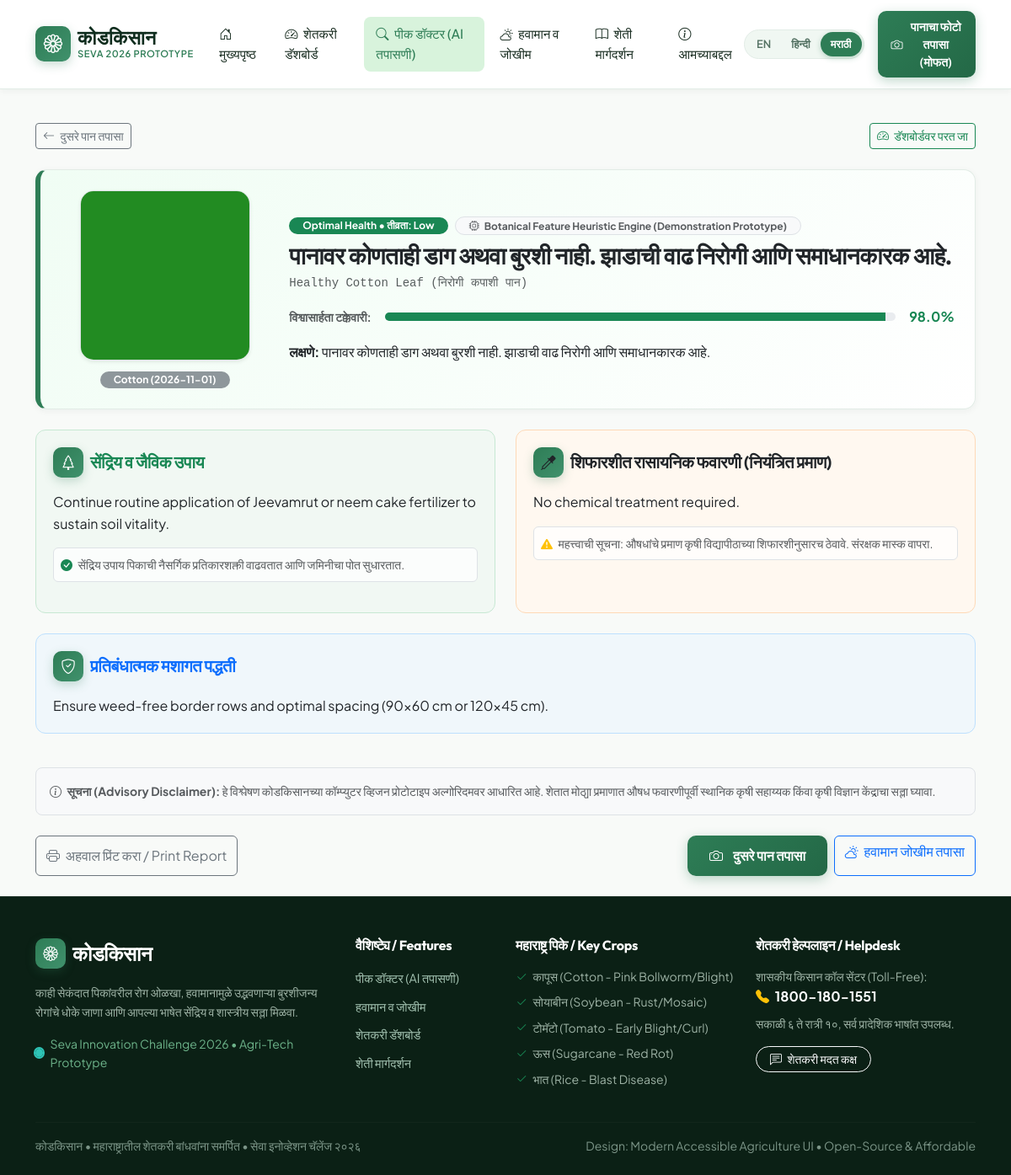
Screenshot of /disease/result/4 with the database file from the repository.
### tables this page shows
CREATE TABLE scans (
        id INTEGER PRIMARY KEY AUTOINCREMENT,
        filename TEXT NOT NULL,
        crop_name TEXT NOT NULL,
        predicted_disease TEXT NOT NULL,
        confidence REAL NOT NULL,
        status TEXT NOT NULL,
        severity TEXT DEFAULT 'Medium',
        summary_en TEXT,
        summary_hi TEXT,
        summary_mr TEXT,
        organic_remedy TEXT,
        chemical_remedy TEXT,
        prevention_tip TEXT,
        model_mode TEXT DEFAULT 'Trained MobileNetV2 Prototype',
        created_at TIMESTAMP DEFAULT CURRENT_TIMESTAMP
    , disease_mr TEXT, disease_hi TEXT);

### app/routes/disease.py (the view)
@disease_bp.route("/result/<int:scan_id>")
def view_result(scan_id):
    conn = get_db_connection()
    scan = conn.execute("SELECT * FROM scans WHERE id = ?", (scan_id,)).fetchone()
    conn.close()
    if not scan:
        flash("तपासणी अहवाल सापडला नाही / Scan record not found.", "warning")
        return redirect(url_for("disease.scan_page"))
    return render_template(
        "disease_result.html",
        active_page="disease",
        scan=scan
    )

### app/templates/disease_result.html (shortened to what this page needs)
{% extends "base.html" %}
{% block content %}
<div class="container py-4">
    <div class="d-flex justify-content-between align-items-center mb-4">
        <a href="{{ url_for('disease.scan_page') }}" class="btn btn-outline-secondary btn-sm">
            <i class="bi bi-arrow-left me-1"></i> {{ t('back_to_scan') }}
        </a>
        <a href="{{ url_for('dashboard.view_dashboard') }}" class="btn btn-outline-success btn-sm">
            <i class="bi bi-speedometer2 me-1"></i> {{ t('back_to_dashboard') }}
        </a>
    </div>
    <div class="kisaan-card p-4 mb-4" style="background: linear-gradient(135deg, #f0fdf4, #ffffff); border-left: 6px solid #2e7d56;">
        <div class="row align-items-center g-4">
            <div class="col-md-3 text-center">
                <img src="{{ url_for('static', filename='uploads/' ~ scan.filename) }}" alt="Scanned Crop Leaf" class="img-fluid rounded-4 shadow-sm border" style="max-height: 220px; object-fit: cover;">
                <div class="mt-2">
                    <span class="badge bg-secondary bg-opacity-75 rounded-pill px-3 py-1 small">
                        {{ scan.crop_name }} ({{ scan.created_at[:10] if scan.created_at else 'आज' }})
                    </span>
                </div>
            </div>
            <div class="col-md-9">
                <div class="d-flex flex-wrap align-items-center gap-2 mb-2">
                    <span class="badge bg-{{ 'danger' if scan.severity == 'High' else ('warning text-dark' if scan.severity == 'Medium' else 'success') }} rounded-pill px-3 py-1">
                        {{ scan.status }} • तीव्रता: {{ scan.severity }}
                    </span>
                    <span class="badge bg-light text-muted border rounded-pill px-3 py-1 small">
                        <i class="bi bi-cpu me-1"></i> {{ scan.model_mode }}
                    </span>
                </div>
                <h1 class="h3 fw-bold text-dark mb-1">
                    {{ scan.summary_mr or scan.predicted_disease }}
                </h1>
                <div class="text-muted mb-3 font-monospace small">
                    {{ scan.predicted_disease }}
                </div>
                <div class="d-flex align-items-center gap-3 max-w-500 mb-3">
                    <div class="small fw-bold text-muted">{{ t('confidence_score') }}:</div>
                    <div class="progress flex-grow-1" style="height: 10px;">
                        <div class="progress-bar bg-success" role="progressbar" style="width: {{ scan.confidence }}%"></div>
                    </div>
                    <span class="fs-6 fw-bold text-success">{{ scan.confidence }}%</span>
                </div>
                <p class="text-dark mb-0">
                    <strong>लक्षणे:</strong> {{ scan.summary_mr or scan.summary_en }}
                </p>
            </div>
        </div>
    </div>
    <div class="row g-4 mb-4">
        <div class="col-lg-6">
            <div class="remedy-card organic h-100">
                <div class="d-flex align-items-center gap-2 mb-3">
                    <div class="brand-logo-icon bg-success text-white" style="width:36px; height:36px; font-size:1.1rem;">
                        <i class="bi bi-tree"></i>
                    </div>
                    <h5 class="fw-bold mb-0 text-success">{{ t('organic_treatment') }}</h5>
                </div>
                <p class="text-dark mb-3">
                    {{ scan.organic_remedy or "सेंद्रिय खते व जैविक बुरशीनाशकांचा (ट्रायकोडर्मा) नियमित वापर करावा." }}
                </p>
                <div class="small text-muted p-2 rounded bg-white bg-opacity-75 border">
                    <i class="bi bi-check-circle-fill text-success me-1"></i>
                    सेंद्रिय उपाय पिकाची नैसर्गिक प्रतिकारशक्ती वाढवतात आणि जमिनीचा पोत सुधारतात.
                </div>
            </div>
        </div>
        <div class="col-lg-6">
            <div class="remedy-card chemical h-100">
                <div class="d-flex align-items-center gap-2 mb-3">
                    <div class="brand-logo-icon bg-warning text-dark" style="width:36px; height:36px; font-size:1.1rem;">
                        <i class="bi bi-eyedropper"></i>
                    </div>
                    <h5 class="fw-bold mb-0 text-dark">{{ t('chemical_treatment') }}</h5>
                </div>
                <p class="text-dark mb-3">
                    {{ scan.chemical_remedy or "कोणत्याही रासायनिक औषधांची आवश्यकता नाही." }}
                </p>
                <div class="small text-muted p-2 rounded bg-white bg-opacity-75 border">
                    <i class="bi bi-exclamation-triangle-fill text-warning me-1"></i>
                    महत्त्वाची सूचना: औषधांचे प्रमाण कृषी विद्यापीठाच्या शिफारशीनुसारच ठेवावे. संरक्षक मास्क वापरा.
                </div>
            </div>
        </div>
        <div class="col-12">
            <div class="remedy-card prevention">
                <div class="d-flex align-items-center gap-2 mb-3">
                    <div class="brand-logo-icon bg-primary text-white" style="width:36px; height:36px; font-size:1.1rem;">
                        <i class="bi bi-shield-check"></i>
                    </div>
                    <h5 class="fw-bold mb-0 text-primary">{{ t('prevention_guidance') }}</h5>
                </div>
                <p class="text-dark mb-0">
                    {{ scan.prevention_tip or "शेतातून पाण्याचा योग्य निचरा ठेवावा, दाट लागवड टाळावी व रोगट पाने गोळा करून नष्ट करावीत." }}
                </p>
            </div>
        </div>
    </div>
    <div class="p-3 bg-light rounded-3 border text-muted small mb-4">
        <i class="bi bi-info-circle me-1"></i>
        <strong>सूचना (Advisory Disclaimer):</strong> हे विश्लेषण कोडकिसानच्या कॉम्प्युटर व्हिजन प्रोटोटाइप अल्गोरिदमवर आधारित आहे. शेतात मोठ्या प्रमाणात औषध फवारणीपूर्वी स्थानिक कृषी सहाय्यक किंवा कृषी विज्ञान केंद्राचा सल्ला घ्यावा.
    </div>
    <div class="d-flex flex-wrap justify-content-between gap-2">
        <button onclick="window.print()" class="btn btn-outline-secondary">
            <i class="bi bi-printer me-1"></i> अहवाल प्रिंट करा / Print Report
        </button>
        <div class="d-flex gap-2">
            <a href="{{ url_for('disease.scan_page') }}" class="btn btn-kisaan-primary">
                <i class="bi bi-camera me-1"></i> दुसरे पान तपासा
            </a>
            <a href="{{ url_for('weather.view_weather') }}" class="btn btn-outline-primary">
                <i class="bi bi-cloud-sun me-1"></i> हवामान जोखीम तपासा
            </a>
        </div>
    </div>
</div>
{% endblock %}

### app/templates/base.html (shortened to what this page needs)
<!DOCTYPE html>
<html lang="{{ session.get('lang', 'mr') }}">
<head>
    <link href="https://cdn.jsdelivr.net/npm/bootstrap@5.3.3/dist/css/bootstrap.min.css" rel="stylesheet">
    <link rel="stylesheet" href="https://cdn.jsdelivr.net/npm/bootstrap-icons@1.11.3/font/bootstrap-icons.min.css">
    <link rel="stylesheet" href="{{ url_for('static', filename='css/style.css') }}">
</head>
<body>
    <nav class="navbar navbar-expand-lg navbar-kisaan sticky-top">
        <div class="container">
            <a class="navbar-brand d-flex align-items-center gap-2" href="{{ url_for('main.index') }}">
                <div class="brand-logo-icon">
                    <i class="bi bi-flower1"></i>
                </div>
                <div>
                    <div class="brand-text-main">{{ t('app_name') }}</div>
                    <div class="brand-text-badge">SEVA 2026 PROTOTYPE</div>
                </div>
            </a>
            <div class="collapse navbar-collapse" id="kisaanNavbar">
                <ul class="navbar-nav mx-auto mb-2 mb-lg-0 gap-1">
                    <li class="nav-item">
                        <a class="nav-link nav-link-kisaan {% if active_page == 'home' %}active{% endif %}" href="{{ url_for('main.index') }}">
                            <i class="bi bi-house-door me-1"></i> {{ t('nav_home') }}
                        </a>
                    </li>
                    <li class="nav-item">
                        <a class="nav-link nav-link-kisaan {% if active_page == 'dashboard' %}active{% endif %}" href="{{ url_for('dashboard.view_dashboard') }}">
                            <i class="bi bi-speedometer2 me-1"></i> {{ t('nav_dashboard') }}
                        </a>
                    </li>
                    <li class="nav-item">
                        <a class="nav-link nav-link-kisaan {% if active_page == 'disease' %}active{% endif %}" href="{{ url_for('disease.scan_page') }}">
                            <i class="bi bi-search me-1"></i> {{ t('nav_disease') }}
                        </a>
                    </li>
                    <li class="nav-item">
                        <a class="nav-link nav-link-kisaan {% if active_page == 'weather' %}active{% endif %}" href="{{ url_for('weather.view_weather') }}">
                            <i class="bi bi-cloud-sun me-1"></i> {{ t('nav_weather') }}
                        </a>
                    </li>
                    <li class="nav-item">
                        <a class="nav-link nav-link-kisaan {% if active_page == 'advisory' %}active{% endif %}" href="{{ url_for('advisory.view_advisory') }}">
                            <i class="bi bi-book me-1"></i> {{ t('nav_advisory') }}
                        </a>
                    </li>
                    <li class="nav-item">
                        <a class="nav-link nav-link-kisaan {% if active_page == 'about' %}active{% endif %}" href="{{ url_for('main.about') }}">
                            <i class="bi bi-info-circle me-1"></i> {{ t('nav_about') }}
                        </a>
                    </li>
                </ul>
                <div class="d-flex align-items-center gap-3">
                    <div class="lang-selector-group" title="Change Language / भाषा बदला">
                        <a href="{{ url_for('main.set_language', lang='en', next=request.path) }}" class="lang-btn {% if session.get('lang') == 'en' %}active{% endif %}">EN</a>
                        <a href="{{ url_for('main.set_language', lang='hi', next=request.path) }}" class="lang-btn {% if session.get('lang') == 'hi' %}active{% endif %}">हिन्दी</a>
                        <a href="{{ url_for('main.set_language', lang='mr', next=request.path) }}" class="lang-btn {% if session.get('lang', 'mr') == 'mr' %}active{% endif %}">मराठी</a>
                    </div>
                    <a href="{{ url_for('disease.scan_page') }}" class="btn btn-kisaan-primary d-none d-sm-inline-flex btn-sm py-2 px-3">
                        <i class="bi bi-camera"></i>
                        <span>{{ t('cta_scan_now') }}</span>
                    </a>
                </div>
            </div>
        </div>
    </nav>
    <main class="flex-grow-1">
        {% block content %}{% endblock %}
    </main>
    <footer class="footer-kisaan">
        <div class="container">
            <div class="row g-4 mb-4">
                <div class="col-lg-4 col-md-6">
                    <div class="d-flex align-items-center gap-2 mb-3">
                        <div class="brand-logo-icon" style="width:36px; height:36px; font-size:1.1rem;">
                            <i class="bi bi-flower1"></i>
                        </div>
                        <div class="brand-font fs-4 text-white">{{ t('app_name') }}</div>
                    </div>
                    <p class="small text-muted mb-3" style="color: #9db2a5 !important;">
                        {{ t('hero_subtitle') }}
                    </p>
                    <div class="d-flex align-items-center gap-2 small" style="color: #6db38a;">
                        <span class="pulse-dot green"></span>
                        <span>Seva Innovation Challenge 2026 • Agri-Tech Prototype</span>
                    </div>
                </div>
                <div class="col-lg-2 col-md-6">
                    <h6 class="text-white mb-3 brand-font">वैशिष्ट्ये / Features</h6>
                    <ul class="list-unstyled d-flex flex-column gap-2">
                        <li><a href="{{ url_for('disease.scan_page') }}" class="footer-link">{{ t('nav_disease') }}</a></li>
                        <li><a href="{{ url_for('weather.view_weather') }}" class="footer-link">{{ t('nav_weather') }}</a></li>
                        <li><a href="{{ url_for('dashboard.view_dashboard') }}" class="footer-link">{{ t('nav_dashboard') }}</a></li>
                        <li><a href="{{ url_for('advisory.view_advisory') }}" class="footer-link">{{ t('nav_advisory') }}</a></li>
                    </ul>
                </div>
                <div class="col-lg-3 col-md-6">
                    <h6 class="text-white mb-3 brand-font">महाराष्ट्र पिके / Key Crops</h6>
                    <ul class="list-unstyled d-flex flex-column gap-2 small" style="color: #9db2a5;">
                        <li><i class="bi bi-check2 text-success me-1"></i> कापूस (Cotton - Pink Bollworm/Blight)</li>
                        <li><i class="bi bi-check2 text-success me-1"></i> सोयाबीन (Soybean - Rust/Mosaic)</li>
                        <li><i class="bi bi-check2 text-success me-1"></i> टोमॅटो (Tomato - Early Blight/Curl)</li>
                        <li><i class="bi bi-check2 text-success me-1"></i> ऊस (Sugarcane - Red Rot)</li>
                        <li><i class="bi bi-check2 text-success me-1"></i> भात (Rice - Blast Disease)</li>
                    </ul>
                </div>
                <div class="col-lg-3 col-md-6">
                    <h6 class="text-white mb-3 brand-font">शेतकरी हेल्पलाइन / Helpdesk</h6>
                    <p class="small mb-2" style="color: #9db2a5;">
                        शासकीय किसान कॉल सेंटर (Toll-Free):<br>
                        <strong class="text-white fs-6"><i class="bi bi-telephone-fill text-warning me-1"></i> 1800-180-1551</strong>
                    </p>
                    <p class="small mb-3" style="color: #9db2a5;">
                        सकाळी ६ ते रात्री १०, सर्व प्रादेशिक भाषांत उपलब्ध.
                    </p>
                    <a href="{{ url_for('main.contact') }}" class="btn btn-outline-light btn-sm rounded-pill px-3">
                        <i class="bi bi-chat-left-text me-1"></i> {{ t('nav_contact') }}
                    </a>
                </div>
            </div>
            <hr style="border-color: rgba(255,255,255,0.1);">
            <div class="d-flex flex-column flex-md-row justify-content-between align-items-center small gap-2 text-center text-md-start" style="color: #7b9487;">
                <div>
                    {{ t('footer_text') }}
                </div>
                <div>
                    Design: Modern Accessible Agriculture UI • Open-Source & Affordable
                </div>
            </div>
        </div>
    </footer>
</body>
</html>

### rows the page displays
scans: filename (picture), crop_name "Cotton", created_at "2026-11-01", status "Optimal Health", severity "Low", model_mode "Botanical Feature Heuristic Engine (Demonstration Prototype)", summary_mr "पानावर कोणताही डाग अथवा बुरशी नाही. झाडाची वाढ निरोगी आणि समाधानकारक आहे.", predicted_disease "Healthy Cotton Leaf (निरोगी कपाशी पान)", confidence "98.0", organic_remedy "Continue routine application of Jeevamrut or neem cake fertilizer to sustain soil vitality.", chemical_remedy "No chemical treatment required.", prevention_tip "Ensure weed-free border rows and optimal spacing (90x60 cm or 120x45 cm)."

### other values shown
{{ t('app_name') }} "कोडकिसान"
{{ t('nav_home') }} "मुख्यपृष्ठ"
{{ t('nav_dashboard') }} "शेतकरी डॅशबोर्ड"
{{ t('nav_disease') }} "पीक डॉक्टर (AI तपासणी)"
{{ t('nav_weather') }} "हवामान व जोखीम"
{{ t('nav_advisory') }} "शेती मार्गदर्शन"
{{ t('nav_about') }} "आमच्याबद्दल"
{{ t('cta_scan_now') }} "पानाचा फोटो तपासा (मोफत)"
{{ t('back_to_scan') }} "दुसरे पान तपासा"
{{ t('back_to_dashboard') }} "डॅशबोर्डवर परत जा"
{{ t('confidence_score') }} "विश्वासार्हता टक्केवारी"
{{ t('organic_treatment') }} "सेंद्रिय व जैविक उपाय"
{{ t('chemical_treatment') }} "शिफारशीत रासायनिक फवारणी (नियंत्रित प्रमाण)"
{{ t('prevention_guidance') }} "प्रतिबंधात्मक मशागत पद्धती"
{{ t('hero_subtitle') }} "काही सेकंदात पिकांवरील रोग ओळखा, हवामानामुळे उद्भवणाऱ्या बुरशीजन्य रोगांचे धोके जाणा आणि आपल्या भाषेत सेंद्रिय व शास्त्रीय सल्ला मिळवा."
